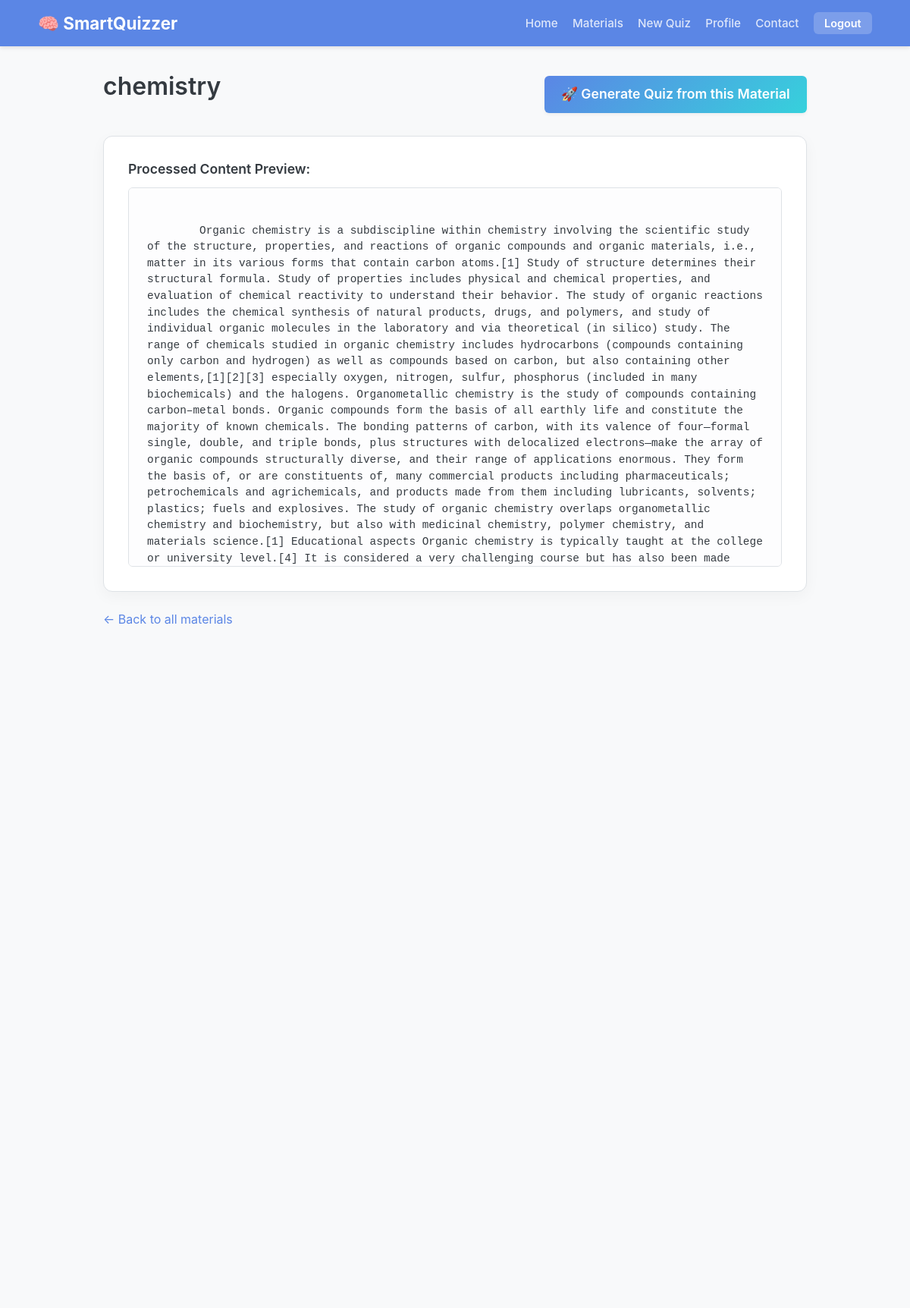
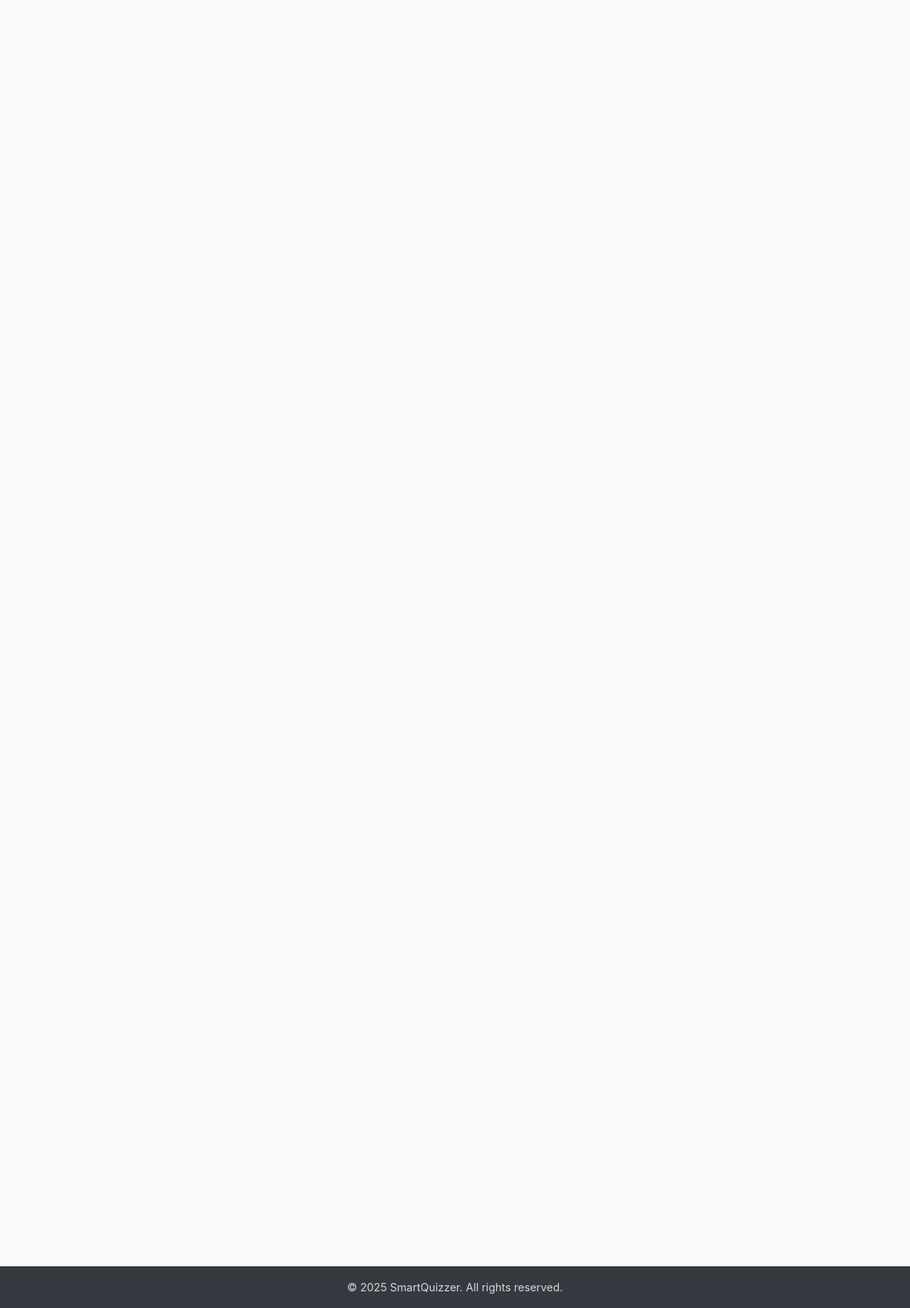
Screenshot of /material/5 (signed in) with the database file from the repository (2 pictures, top to bottom).
### app.py (models this page shows)
class LearningMaterial(db.Model):
    id = db.Column(db.Integer, primary_key=True)
    user_id = db.Column(db.Integer, db.ForeignKey('user.id'), nullable=False)
    title = db.Column(db.String(200), nullable=False)
    content = db.Column(db.Text, nullable=False) # The extracted text content
    material_type = db.Column(db.String(20), nullable=False) # 'pdf', 'url', 'text'
    created_at = db.Column(db.DateTime, default=datetime.utcnow)

### app.py (the view)
@app.route('/material/<int:material_id>')
@login_required
def view_material(material_id):
    material = LearningMaterial.query.filter_by(id=material_id, user_id=session['user_id']).first_or_404()
    return render_template('view_material.html', material=material)

### app.py (called while the page is built)
def login_required(f):
    @functools.wraps(f)
    def decorated_function(*args, **kwargs):
        if 'user_id' not in session:
            flash('Please log in to access this page.', 'warning')
            return redirect(url_for('login'))
        return f(*args, **kwargs)
    return decorated_function

### templates/view_material.html (shortened to what this page needs)
{% extends "base.html" %}
{% block content %}
<div style="display: flex; justify-content: space-between; align-items: center; margin-bottom: 1.5rem;">
    <h1>{{ material.title }}</h1>
    <a href="{{ url_for('quiz', material_id=material.id) }}" class="btn btn-primary" style="font-size: 1.1rem;">
        🚀 Generate Quiz from this Material
    </a>
</div>
<div class="card">
    <h3>Processed Content Preview:</h3>
    <div class="material-content-box">
        {{ material.content }}
    </div>
</div>
<a href="{{ url_for('list_materials') }}" class="mt-2">&larr; Back to all materials</a>
{% endblock %}

### static/style.css (style rules this page uses)
:root { --primary-color: #5b86e5; --primary-dark: #36d1dc; --secondary-color: #6a89cc; --light-color: #f8f9fa; --dark-color: #343a40; --text-color: #495057; --white-color: #fff; --success-color: #28a745; --success-light: #d4edda; --danger-color: #dc3545; --danger-light: #f8d7da; --warning-color: #ffc107; --warning-light: #fff3cd; --warning-text: #664d03; --info-color: #17a2b8; --info-light: #d1ecf1; --info-text: #055160; --border-color: #dee2e6; --shadow: 0 5px 15px rgba(0, 0, 0, 0.08); --border-radius: 6px; --primary-gradient: linear-gradient(135deg, var(--primary-color), var(--primary-dark)); }
* { box-sizing: border-box; margin: 0; padding: 0; }
body { font-family: -apple-system, BlinkMacSystemFont, "Segoe UI", Roboto, "Helvetica Neue", Arial, sans-serif; line-height: 1.6; background-color: var(--light-color); color: var(--text-color); display: flex; flex-direction: column; min-height: 100vh; font-size: 16px; }
a { color: var(--primary-color); text-decoration: none; transition: color 0.2s ease; }
h1, h2, h3 { color: var(--dark-color); margin-bottom: 1.25rem; font-weight: 600; line-height: 1.3; }
h1 { font-size: 2rem; }
h3 { font-size: 1.3rem; }
.btn { display: inline-block; padding: 0.7rem 1.4rem; font-size: 0.95rem; font-weight: 600; border: none; border-radius: var(--border-radius); cursor: pointer; transition: all 0.2s ease; text-align: center; box-shadow: 0 2px 4px rgba(0,0,0,0.05); line-height: 1.5; }
.btn-primary { background: var(--primary-gradient); color: var(--white-color); border: none; }
.mt-2 { margin-top: 1rem; }
.card { background: var(--white-color); border-radius: var(--border-radius); box-shadow: var(--shadow); padding: 2rem; margin-bottom: 1.5rem; border: 1px solid var(--border-color); }
.material-content-box { background: #fdfdfe; padding: 1.5rem; border-radius: var(--border-radius); max-height: 500px; overflow-y: auto; border: 1px solid var(--border-color); white-space: pre-wrap; word-wrap: break-word; font-family: SFMono-Regular, Menlo, Monaco, Consolas, "Liberation Mono", "Courier New", monospace; color: var(--dark-color); line-height: 1.5; font-size: 0.9rem; }
.card h3 { margin: 0 0 .75rem 0; font-size: 1.1rem; color: var(--dark-color); }
.analytics-grid, .chart-container, .card { box-shadow: 0 6px 20px rgba(0,0,0,.04); border-radius: 12px; }
.card { border: 1px solid var(--border-color); background: var(--white-color); }

### rows the page displays
LearningMaterial: title "chemistry", content "Organic chemistry is a subdiscipline within chemistry involving the scientific study of the structure, properties, and reactions of organic compounds and organic materials, i.e., matter in its various forms that contain carbon atoms.[1] Study of structure determines their structural formula. Study of properties includes physical and chemical properties, and evaluation of chemical reactivity to understand their behavior. The study of organic reactions includes the chemical synthesis of natural products, drugs, and polymers, and study of individual organic molecules in the laboratory and via theoretical (in silico) study. The range of chemicals studied in organic chemistry includes…"
